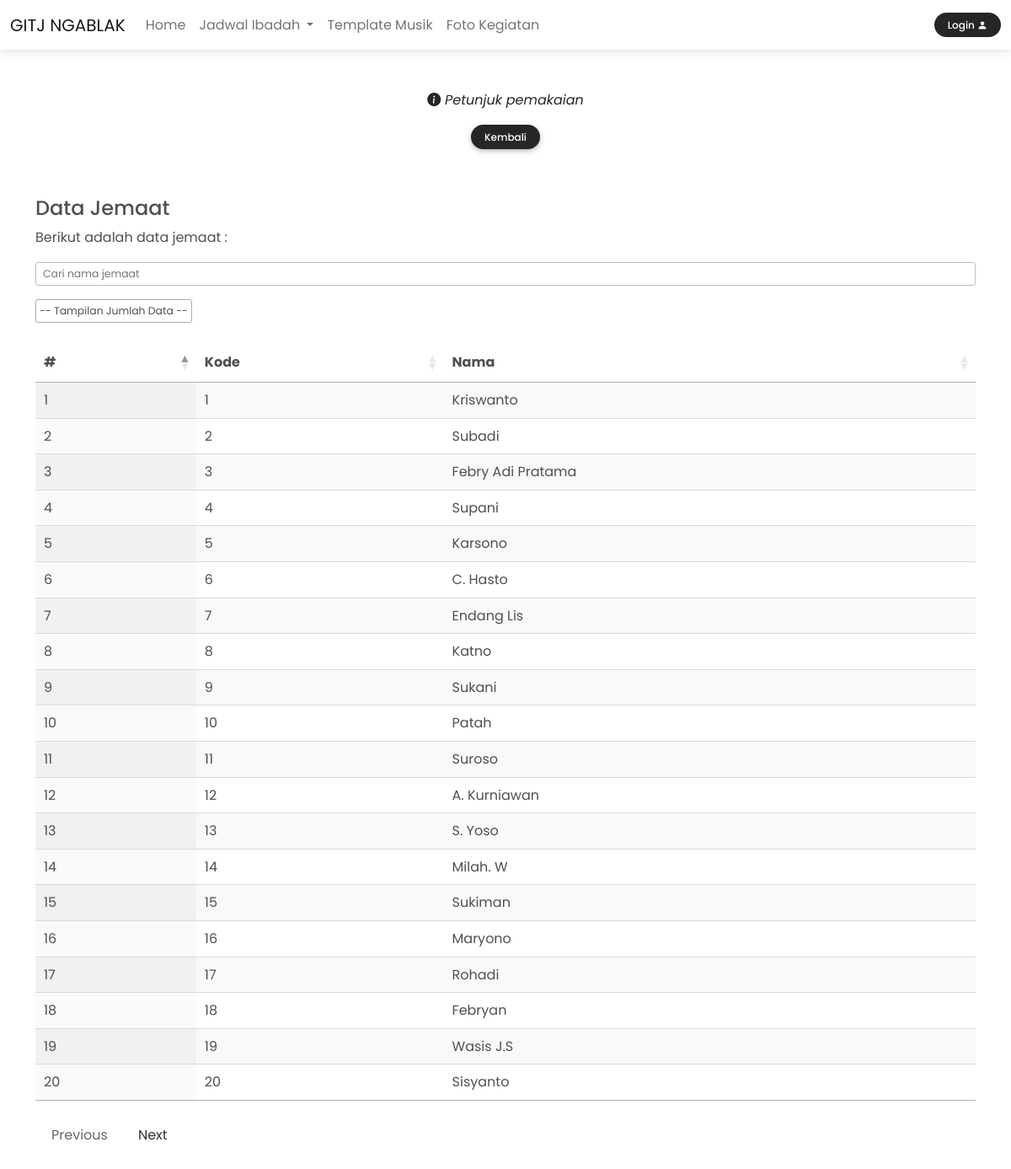
The app's page /penjadwalan/pm_jmt.php with its own data.
### tables this page shows
CREATE TABLE `ngm_jmt` (
  `id_jmt` int(11) NOT NULL,
  `kd_jmt` varchar(10) NOT NULL,
  `nama_jmt` varchar(40) NOT NULL
);

### koneksi.php (called while the page is built, shortened)
<?php
$servername = "localhost";
$username = "root";
$password = "";
$db = "gitjngablak";
$conn = mysqli_connect($servername,$username,$password,$db);
function query($query) {
    global $conn;
    $result = mysqli_query($conn, $query);
    $rows = [];
    while($row = mysqli_fetch_assoc($result)) {
        $rows[] = $row;
    }
    return $rows;
}
?>

### penjadwalan/pm_jmt.php (the view, shortened to what this page needs)
<?php
$jmt = query("SELECT * FROM ngm_jmt");
?>
<!DOCTYPE html>
<html lang="en">
<head>
    <link href="../assets/datatable/css/jquery.dataTables.min.css" rel="stylesheet">
    <link href="../assets/datatable/css/responsive.dataTables.min.css" rel="stylesheet">
    <link href="css/ngm.css" rel="stylesheet">
    <link href="../assets/css/mdb.min.css" rel="stylesheet">
    <link href="../assets/bootstrap-icons/bootstrap-icons.css" rel="stylesheet">
</head>
<body>
<?php require 'komponen/header.php'; ?>
  <div id="intro" class="p-5 text-center">
    <div class="container">
      <div class="mb-3">
        <p>
            <a
            tabindex="0"
            class="bi bi-info-circle-fill text-dark fst-italic"
            role="button"
            data-mdb-toggle="popover"
            data-mdb-trigger="focus"
            title="Data jemaat"
            data-mdb-content="
            Di halaman ini berisi data dari jemaat. Disediakan juga fitur pencarian nama jemaat."> Petunjuk pemakaian
            </a>
        </p>
      </div>
    </div>
    <a href="pm_home.php">
      <button class="btn btn-sm btn-dark btn-rounded text-capitalize">Kembali</button>
    </a>
  </div>
  <main class="my-2">
    <div class="container">
      <section class="mb-6">
        <h4>Data Jemaat</h4>
        <p>Berikut adalah data jemaat :</p>
          <input class="form-control form-control-sm mb-3" type="text" id="searchbox" placeholder="Cari nama jemaat">
          <table id="tabel_ibd" class="display nowrap" style="width:100%">
              <thead>
                  <tr>
                    <th>#</th>
                    <th>Kode</th>
                    <th>Nama</th>
                  </tr>
              </thead>
              <tbody>
              <?php foreach($jmt as $row) : ?>
                  <tr>
                      <td><?= $row['id_jmt']?></td>
                      <td><?= $row['kd_jmt']?></td>
                      <td><?= $row['nama_jmt']?></td>
                  </tr>
              <?php endforeach; ?>
              </tbody>
          </table>
      </section>
    </div>
  </main>
</body>
</html>

### penjadwalan/css/ngm.css (style rules this page uses)
* { font-family: 'Poppins', sans-serif; }
#intro { margin-top: 58px; }

### records on screen
ngm_jmt: id_jmt "1", kd_jmt "1", nama_jmt "Kriswanto"
ngm_jmt: id_jmt "2", kd_jmt "2", nama_jmt "Subadi"
ngm_jmt: id_jmt "3", kd_jmt "3", nama_jmt "Febry Adi Pratama"
ngm_jmt: id_jmt "4", kd_jmt "4", nama_jmt "Supani"
ngm_jmt: id_jmt "5", kd_jmt "5", nama_jmt "Karsono"
ngm_jmt: id_jmt "6", kd_jmt "6", nama_jmt "C. Hasto"
ngm_jmt: id_jmt "7", kd_jmt "7", nama_jmt "Endang Lis"
ngm_jmt: id_jmt "8", kd_jmt "8", nama_jmt "Katno"
ngm_jmt: id_jmt "9", kd_jmt "9", nama_jmt "Sukani"
ngm_jmt: id_jmt "10", kd_jmt "10", nama_jmt "Patah"
ngm_jmt: id_jmt "11", kd_jmt "11", nama_jmt "Suroso"
ngm_jmt: id_jmt "12", kd_jmt "12", nama_jmt "A. Kurniawan"
ngm_jmt: id_jmt "13", kd_jmt "13", nama_jmt "S. Yoso"
ngm_jmt: id_jmt "14", kd_jmt "14", nama_jmt "Milah. W"
ngm_jmt: id_jmt "15", kd_jmt "15", nama_jmt "Sukiman"
ngm_jmt: id_jmt "16", kd_jmt "16", nama_jmt "Maryono"
ngm_jmt: id_jmt "17", kd_jmt "17", nama_jmt "Rohadi"
ngm_jmt: id_jmt "18", kd_jmt "18", nama_jmt "Febryan"
ngm_jmt: id_jmt "19", kd_jmt "19", nama_jmt "Wasis J.S"
ngm_jmt: id_jmt "20", kd_jmt "20", nama_jmt "Sisyanto"
